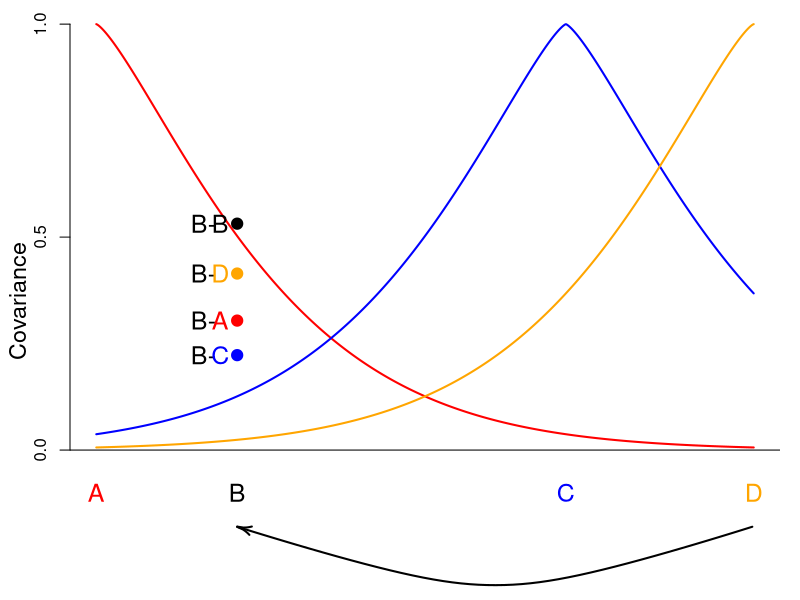

The R script that drew this image:
library(igraph)
iArrows <- igraph:::igraph.Arrows   #http://kbroman.wordpress.com/2012/10/11/curved-arrows-in-r/

alpha=1
par(mar=c(0,3.5,0.1,1))
loc<-c(0,0.75,2.5,3.5)

covar.d<-function(d){
exp(-alpha*sqrt(d^2)^1.3)
}
cols<-c("red","black","blue","orange")

d<-seq(0,loc[4],length=1000)
plot(d,covar.d(d-loc[1]),type="l",col=cols[1],lwd=2,ylim=c(-0.3,1),axes=FALSE,xlab="",ylab="",cex=1.5)
axis(side=2,at=c(0,0.5,1),cex=1.2)
mtext(side=2,line=2,"Covariance",cex=1.4)
abline(h=0)

lines(d,covar.d(d-loc[3]),col=cols[3],lwd=2)
lines(d,covar.d(d-loc[4]),col=cols[4],lwd=2)
w1<-0.4

Bs.covar<-c((1-w1)*covar.d(loc[1]-loc[2]) + w1*covar.d(loc[1]-loc[4]),  ##with B-A
					(1-w1)*(1-w1)*1 + w1*w1*1 + 2*(1-w1)*w1*covar.d(loc[4]-loc[2]),  ##B-B
					(1-w1)*covar.d(loc[3]-loc[2]) + w1*covar.d(loc[3]-loc[4]),  ##B-C
					(1-w1)*covar.d(loc[4]-loc[2]) + w1*covar.d(0)   ##B-D
)

text(x=rep(loc[2]-0.18,4),y=Bs.covar,col=cols[2],"B-",cex=1.5) 
text(x=rep(loc[2]-0.09,4),y=Bs.covar,col=cols,c("A","B","C","D"),cex=1.5) 

#text(x=rep(loc[2]-0.05,4),y=Bs.covar,col=cols[2],"B",cex=1.5) 
#text(x=rep(loc[2]+0.05,4),y=Bs.covar,col=cols,c("-A","-B","-C","-D"),cex=1.5) 
points(x=rep(loc[2],4),y=Bs.covar,col=cols,pch=19,cex=1.5) 

#abline(h=(1-w1)*covar.d(loc[1]-loc[2]) + w1*covar.d(loc[1]-loc[4]),col=cols[1],lty=2)
#abline(h= (1-w1)*covar.d(loc[3]-loc[2]) + w1*covar.d(loc[3]-loc[4]),col=cols[3],lty=2)
#abline(h= (1-w1)*covar.d(loc[4]-loc[2]) + w1*covar.d(0),col=cols[4],lty=2)
#abline(h= (1-w1)*(1-w1)*1 + w1*w1*1 + 2*(1-w1)*w1*covar.d(loc[4]-loc[2]),col=cols[2],lty=2)


text(loc,rep(-0.1,4),c("A","B","C",'D'),col=cols,cex=1.5)
iArrows(loc[4], -0.18, loc[2], -0.18,
          h.lwd=2, sh.lwd=2, sh.col="black",
          curve=0.15 , width=1, size=0.7)
          dev.copy2pdf(file="~/Dropbox/Students/gideon/spacemix_ms/figs/sims/Admix_covar_toy_fig.pdf")
          
